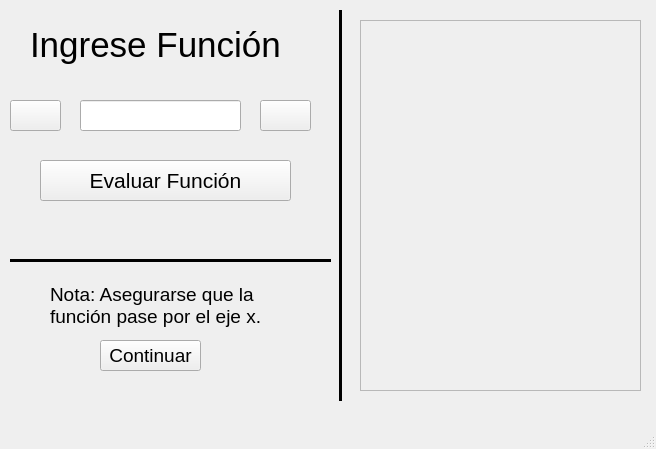
<?xml version="1.0" encoding="UTF-8"?>
<ui version="4.0">
 <class>MainWindow</class>
 <widget class="QMainWindow" name="MainWindow">
  <property name="geometry">
   <rect>
    <x>0</x>
    <y>0</y>
    <width>656</width>
    <height>449</height>
   </rect>
  </property>
  <property name="windowTitle">
   <string>Ingresar Función</string>
  </property>
  <widget class="QWidget" name="centralwidget">
   <widget class="QLabel" name="label">
    <property name="geometry">
     <rect>
      <x>30</x>
      <y>10</y>
      <width>261</width>
      <height>71</height>
     </rect>
    </property>
    <property name="text">
     <string>&lt;html&gt;&lt;head/&gt;&lt;body&gt;&lt;p&gt;&lt;span style=&quot; font-size:26pt;&quot;&gt;Ingrese Función&lt;/span&gt;&lt;/p&gt;&lt;/body&gt;&lt;/html&gt;</string>
    </property>
   </widget>
   <widget class="Line" name="line">
    <property name="geometry">
     <rect>
      <x>330</x>
      <y>10</y>
      <width>20</width>
      <height>391</height>
     </rect>
    </property>
    <property name="frameShadow">
     <enum>QFrame::Plain</enum>
    </property>
    <property name="lineWidth">
     <number>3</number>
    </property>
    <property name="orientation">
     <enum>Qt::Vertical</enum>
    </property>
   </widget>
   <widget class="QFrame" name="frame">
    <property name="geometry">
     <rect>
      <x>360</x>
      <y>20</y>
      <width>281</width>
      <height>371</height>
     </rect>
    </property>
    <property name="font">
     <font>
      <pointsize>14</pointsize>
     </font>
    </property>
    <property name="frameShape">
     <enum>QFrame::StyledPanel</enum>
    </property>
    <property name="frameShadow">
     <enum>QFrame::Raised</enum>
    </property>
   </widget>
   <widget class="QLineEdit" name="lineEdit">
    <property name="geometry">
     <rect>
      <x>80</x>
      <y>100</y>
      <width>161</width>
      <height>31</height>
     </rect>
    </property>
    <property name="font">
     <font>
      <pointsize>16</pointsize>
     </font>
    </property>
    <property name="text">
     <string/>
    </property>
   </widget>
   <widget class="QPushButton" name="pushButton">
    <property name="geometry">
     <rect>
      <x>260</x>
      <y>100</y>
      <width>51</width>
      <height>31</height>
     </rect>
    </property>
    <property name="text">
     <string/>
    </property>
    <property name="icon">
     <iconset resource="imagenes/imagenes.qrc">
      <normaloff>:/edit-delete.png</normaloff>:/edit-delete.png</iconset>
    </property>
   </widget>
   <widget class="QPushButton" name="pushButton_2">
    <property name="geometry">
     <rect>
      <x>10</x>
      <y>100</y>
      <width>51</width>
      <height>31</height>
     </rect>
    </property>
    <property name="text">
     <string/>
    </property>
    <property name="icon">
     <iconset resource="imagenes/imagenes.qrc">
      <normaloff>:/119499456854720557funct.svg.med.png</normaloff>:/119499456854720557funct.svg.med.png</iconset>
    </property>
   </widget>
   <widget class="QPushButton" name="pushButton_3">
    <property name="geometry">
     <rect>
      <x>40</x>
      <y>160</y>
      <width>251</width>
      <height>41</height>
     </rect>
    </property>
    <property name="font">
     <font>
      <pointsize>16</pointsize>
     </font>
    </property>
    <property name="text">
     <string>Evaluar Función</string>
    </property>
   </widget>
   <widget class="QLabel" name="label_2">
    <property name="geometry">
     <rect>
      <x>50</x>
      <y>280</y>
      <width>221</width>
      <height>51</height>
     </rect>
    </property>
    <property name="font">
     <font>
      <pointsize>14</pointsize>
     </font>
    </property>
    <property name="text">
     <string>Nota: Asegurarse que la 
función pase por el eje x.</string>
    </property>
   </widget>
   <widget class="QPushButton" name="pushButton_4">
    <property name="geometry">
     <rect>
      <x>100</x>
      <y>340</y>
      <width>101</width>
      <height>31</height>
     </rect>
    </property>
    <property name="font">
     <font>
      <pointsize>14</pointsize>
     </font>
    </property>
    <property name="text">
     <string>Continuar</string>
    </property>
   </widget>
   <widget class="Line" name="line_2">
    <property name="geometry">
     <rect>
      <x>10</x>
      <y>250</y>
      <width>321</width>
      <height>20</height>
     </rect>
    </property>
    <property name="frameShadow">
     <enum>QFrame::Plain</enum>
    </property>
    <property name="lineWidth">
     <number>3</number>
    </property>
    <property name="orientation">
     <enum>Qt::Horizontal</enum>
    </property>
   </widget>
  </widget>
  <widget class="QMenuBar" name="menubar">
   <property name="geometry">
    <rect>
     <x>0</x>
     <y>0</y>
     <width>656</width>
     <height>21</height>
    </rect>
   </property>
  </widget>
  <widget class="QStatusBar" name="statusbar"/>
 </widget>
 <resources>
  <include location="imagenes/imagenes.qrc"/>
 </resources>
 <connections/>
</ui>
